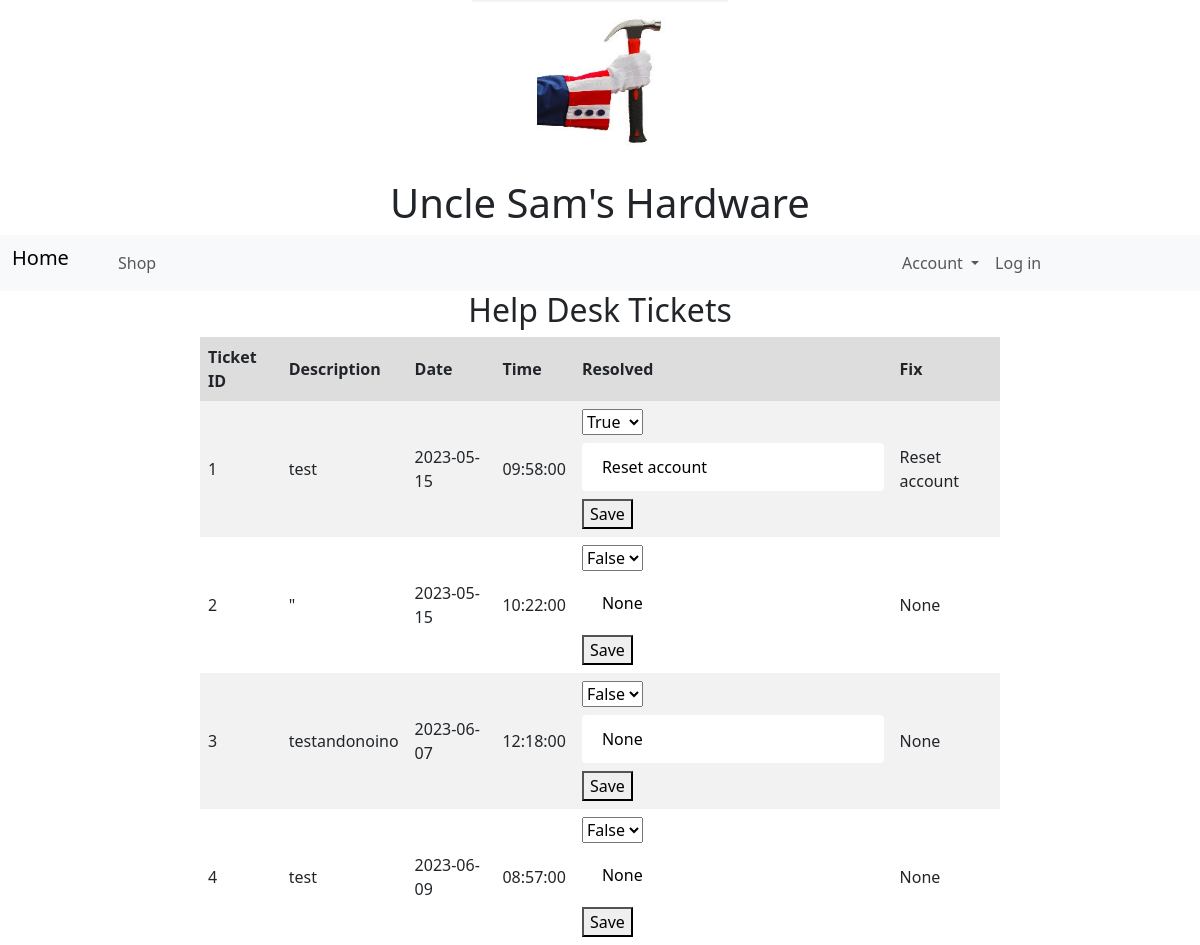
The app's page /helpdesk, older data.
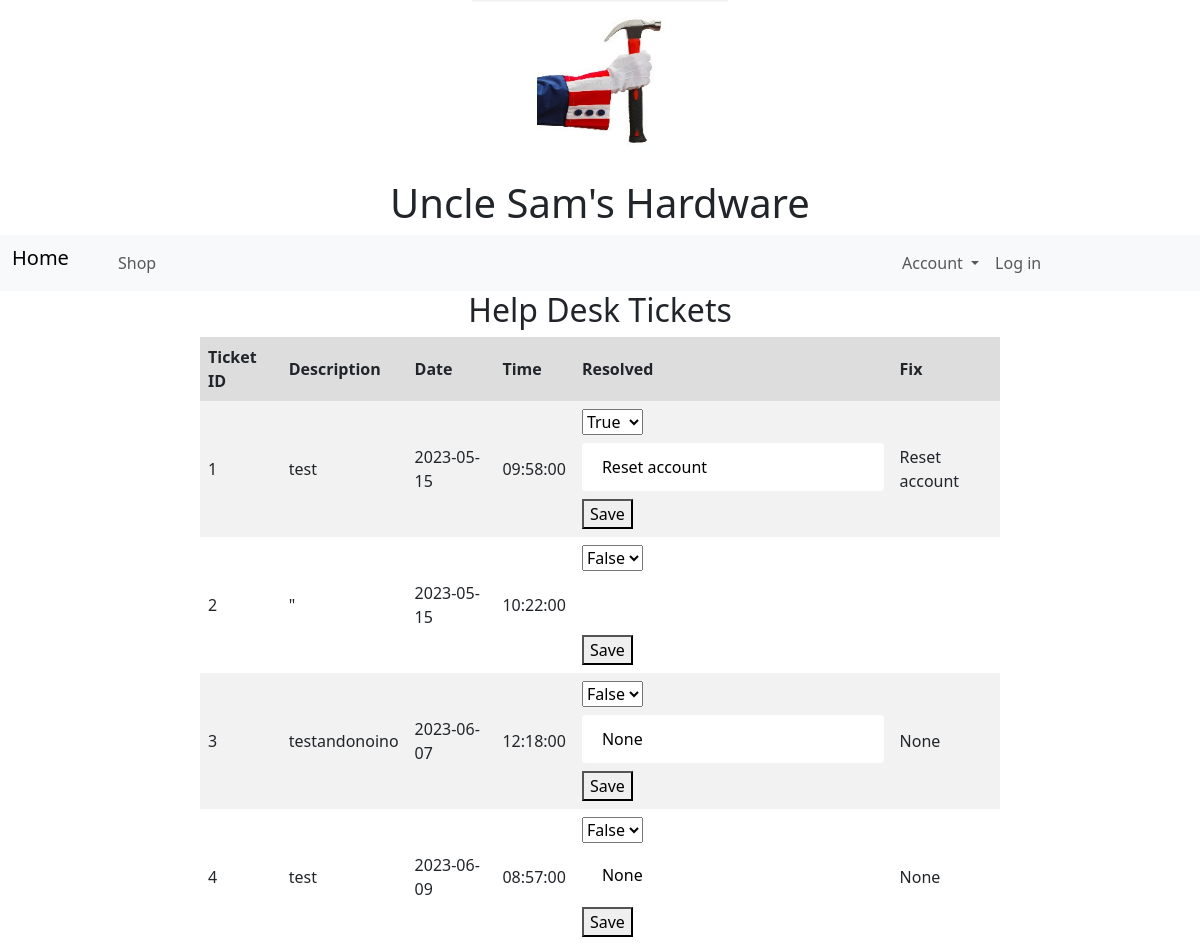
The same page, newer data.
### app.py (models this page shows)
class HelpDesk(db.Model):
    __tablename__ = 'HelpDesk'
    ticket_id = db.Column(db.Integer, primary_key=True, autoincrement=True)
    ticket_description = db.Column(db.String(100), nullable=False)
    ticket_date = db.Column(db.Date, nullable=False)
    ticket_time = db.Column(db.Time, nullable=False)
    resolved = db.Column(db.Boolean, default=False)
    fix = db.Column(db.String(100))

### app.py (the view, shortened to what this page needs)
@app.route('/helpdesk', methods=['GET', 'POST'])
def helpdesk():
    tickets = HelpDesk.query.all()
    return render_template('helpdesk.html', tickets=tickets)

### templates/helpdesk.html (shortened to what this page needs)
{% extends 'layout.html' %}
{% block content %}
  <h2>Help Desk Tickets</h2>
  <table>
    <tr>
      <th>Ticket ID</th>
      <th>Description</th>
      <th>Date</th>
      <th>Time</th>
      <th>Resolved</th>
      <th>Fix</th>
    </tr>
    {% for ticket in tickets %}
    <tr>
      <td>{{ ticket.ticket_id }}</td>
      <td>{{ ticket.ticket_description }}</td>
      <td>{{ ticket.ticket_date }}</td>
      <td>{{ ticket.ticket_time }}</td>
      <td>
        <form action="{{ url_for('helpdesk') }}" method="post">
          <select name="resolved">
            <option value="false" {% if not ticket.resolved %}selected{% endif %}>False</option>
            <option value="true" {% if ticket.resolved %}selected{% endif %}>True</option>
          </select>
          <input type="text" name="fix" value="{{ ticket.fix }}">
          <button type="submit">Save</button>
        </form>
      </td>
      <td>{{ ticket.fix }}</td>
</tr>
    {% endfor %}
  </table>
{% endblock %}

### templates/layout.html (shortened to what this page needs)
<!DOCTYPE html>
<html>
  <head>
    <link rel="stylesheet" href='/static/main.css' />
    <link href="https://cdn.jsdelivr.net/npm/bootstrap@5.3.0-alpha3/dist/css/bootstrap.min.css" rel="stylesheet">
  </head>
  <body>
    <div class="text-center">
      <img src="{{ url_for('static', filename='images/logo.png') }}" alt="Site Banner">
      <h1>Uncle Sam's Hardware</h1>
    </div>
    <nav class="navbar navbar-expand-lg bg-body-tertiary">
      <div class="container-fluid">
        <div class="row w-100">
          <div class="col-lg-1">
            <a class="navbar-brand" href="/">Home</a>
          </div>
          <div class="col-lg-8">
            <div class="collapse navbar-collapse" id="navbarScroll">
              <ul class="navbar-nav me-auto my-2 my-lg-0 navbar-nav-scroll" style="--bs-scroll-height: 100px;">
                <li class="nav-item">
                  <a class="nav-link" href="/shop">Shop</a>
                </li>
              </ul>
            </div>
          </div>
          <div class="col-lg">
            <div class="collapse navbar-collapse" id="navbarScroll">
              <ul class="navbar-nav me-auto my-2 my-lg-0 navbar-nav-scroll" style="--bs-scroll-height: 100px;">
                <li class="nav-item dropdown">
                  <a class="nav-link dropdown-toggle" href="#" role="button" data-bs-toggle="dropdown" aria-expanded="false">
                    Account
                  </a>
                </li>
                {% if session.logged_in %}
                   <li class="nav-item"><a class='nav-link href' href="/checkout">Checkout</a></li>
                   <li class="nav-item"><a class='nav-link' href="/logout">Log out</a></li>
                {% else %}
                   <li class="nav-item"><a class='nav-link' href="/login">Log in</a></li>
                {% endif %}
              </ul>
            </div>
          </div>
        </div>
      </div>
    </nav>
    {% block content %}{% endblock %}
  </body>
</html>

### static/main.css (style rules this page uses)
table { border-collapse: collapse; width: 100%; max-width: 800px; margin: auto; }
th, td { text-align: left; padding: 8px; }
th { background-color: #ddd; font-weight: bold; }
tr:nth-child(even) { background-color: #f2f2f2; }
h2, h3 { text-align: center; margin-bottom: 20px; }
input[type="text"], input[type="password"] { width: 100%; padding: 12px 20px; margin: 8px 0; box-sizing: border-box; border: none; border-radius: 4px; background-color: #fff; }
body { background-color: #fff; color: #000; }
.navbar { background-color: #b22234; }
.navbar-brand, .nav-link { color: #fff; }
h1 { color: #3c3b6e; }

Row changes from the older to the newer data that the page shows:
changed HelpDesk id 2: fix "None" → (not shown)
